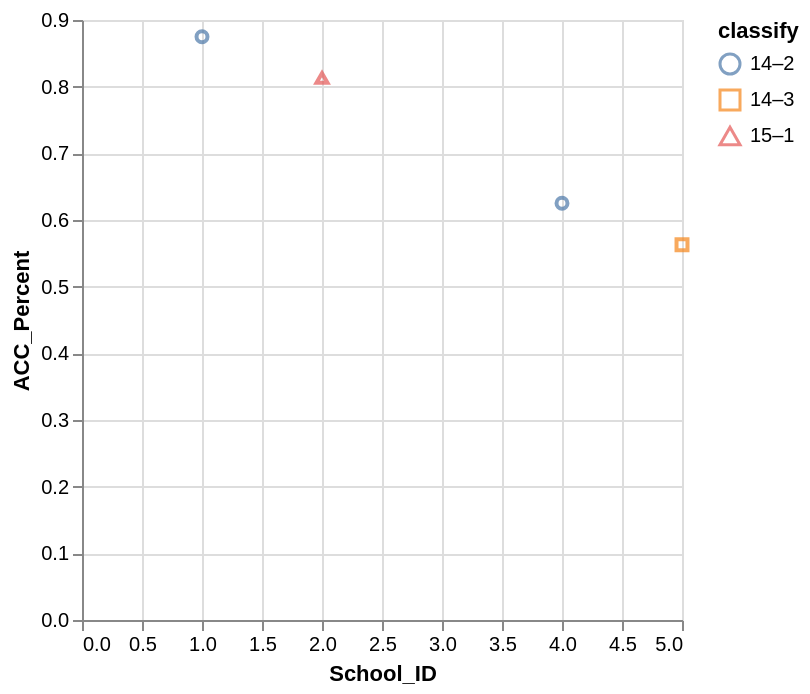

Describe this chart as a Vega-Lite specification.
### Vega-Lite specification from a JSON file in a GitHub repository (floating-point values rounded to 4 significant figures)
{"data": {"values": [{"x_data": 4, "y_data": 0.625, "classify": "14–2"}, {"x_data": 1, "y_data": 0.875, "classify": "14–2"}, {"x_data": 5, "y_data": 0.563, "classify": "14–3"}, {"x_data": 2, "y_data": 0.813, "classify": "15–1"}]}, "mark": "point", "encoding": {"x": {"field": "x_data", "type": "quantitative", "title": "School_ID", "scale": {"zero": "false"}}, "y": {"field": "y_data", "type": "quantitative", "title": "ACC_Percent", "scale": {"zero": "false"}}, "color": {"field": "classify", "type": "nominal"}, "shape": {"field": "classify", "type": "nominal"}}}
